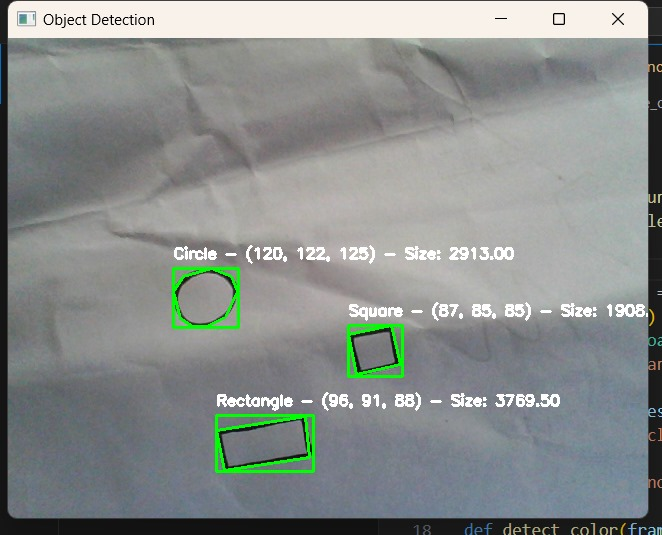
#> input picture discernshapetest.jpg, 662 x 535 px, given in place of the camera
$ python discerncode.py
#> lines starting #> are read from the running program, lines starting #| are printed output that depends on the picture; after the words box and inside, x2 and y2 are one past the last pixel; in counts of white or black regions, pixels touching at a corner belong together
import numpy as np
import cv2

# Define object-specific variables
dist = 0
focal = 450
pixels = 56.54
width = 2.8

# Basic constants for OpenCV functions
kern = np.ones((3, 3), 'uint8')
font = cv2.FONT_HERSHEY_SIMPLEX
org = (0, 20)
fontScale = 0.6
color = (0, 0, 255)
thickness = 2


# Function to find the distance from the camera
def get_dist(rectangle_params, image):
    # Unpack the tuple with two values
    (center, dimensions, angle) = rectangle_params
    # Find the number of pixels covered
    pixels = dimensions[0]
    # Calculate distance
    dist = (width * focal) / pixels

    # Create a black image for drawing text
    text_img = np.zeros_like(image)

    # Write on the black image with thicker lines to simulate bold
    text_img = cv2.putText(text_img, 'Distance from Camera in CM:', org, font,
       1, color, 2, cv2.LINE_AA)

    text_img = cv2.putText(text_img, f'{dist:.2f} cm', (110, 50), font,
       fontScale, color, 2, cv2.LINE_AA)

    # Add the text image to the main image
    image = cv2.addWeighted(image, 1, text_img, 1, 0)

    return image


def get_shape_contour(approx, vertices):
    num_vertices = len(approx)
    if num_vertices == 4:
        (x, y, w, h) = cv2.boundingRect(approx)
        ar = w / float(h)
        return "Square" if 0.85 <= ar <= 1.15 else "Rectangle"
    elif num_vertices > 7:
        return "Circle"
    else:
        return "Unknown"

def main():
    webcam = cv2.VideoCapture(0)
    cv2.namedWindow('Object Dist Measure', cv2.WINDOW_NORMAL)
    cv2.resizeWindow('Object Dist Measure', 700, 600)

    while True:
        ret, frame = webcam.read()
#> frame is the input picture: shape (535, 662, 3); mean B, G, R 140.7, 142.6, 137.9

        if not ret:
            break

        hsv_img = cv2.cvtColor(frame, cv2.COLOR_BGR2HSV)
#> hsv_img: shape (535, 662, 3); mean H, S, V 67.7, 20.1, 146.5

        # Predefined mask for blue color detection
        lower_blue = np.array([100, 100, 100])
        upper_blue = np.array([140, 255, 255])
        mask = cv2.inRange(hsv_img, lower_blue, upper_blue)
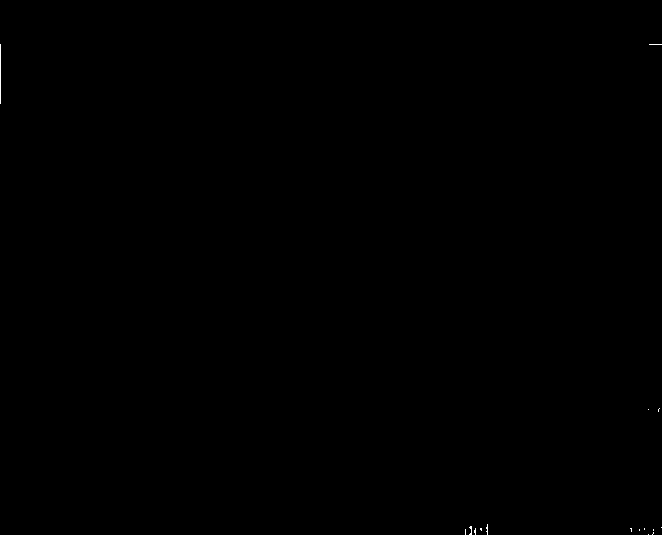
#> mask: shape (535, 662); 0.04% white in thin lines or dots

        # Remove Extra garbage from the image
        d_img = cv2.morphologyEx(mask, cv2.MORPH_OPEN, kern, iterations=5)
#> d_img: shape (535, 662); every value is 0

        # Find the histogram
        contours, _ = cv2.findContours(d_img, cv2.RETR_EXTERNAL, cv2.CHAIN_APPROX_SIMPLE)
#> contours = []
        contours = sorted(contours, key=cv2.contourArea, reverse=True)[:1]

        for cnt in contours:
            # Check for contour area
            if 100 < cv2.contourArea(cnt) < 306000:

                # Draw a rectangle on the contour
                rect = cv2.minAreaRect(cnt)
                box = cv2.boxPoints(rect)
                box = np.int0(box)
                cv2.drawContours(frame, [box], -1, (255, 0, 0), 3)

                frame = get_dist(rect, frame)
#> this loop made 0 passes

        hsvFrame = cv2.cvtColor(frame, cv2.COLOR_BGR2HSV)

        # Adjusted color ranges for red, green, and blue
        red_lower = np.array([0, 100, 100], np.uint8)
        red_upper = np.array([10, 255, 255], np.uint8)
        red_mask_1 = cv2.inRange(hsvFrame, red_lower, red_upper)
#> red_mask_1: shape (535, 662); 0.01% white in thin lines or dots, all inside (x1, y1, x2, y2) = (650, 363, 662, 487)

        red_lower = np.array([160, 100, 100], np.uint8)
        red_upper = np.array([180, 255, 255], np.uint8)
        red_mask_2 = cv2.inRange(hsvFrame, red_lower, red_upper)

        red_mask = cv2.bitwise_or(red_mask_1, red_mask_2)

        # Adjusted green and blue color ranges
        green_lower = np.array([40, 40, 40], np.uint8)
        green_upper = np.array([80, 255, 255], np.uint8)
        green_mask = cv2.inRange(hsvFrame, green_lower, green_upper)
#> green_mask: shape (535, 662); 2% white; 49 white regions (45 under 20 px), largest, box (x1, y1, x2, y2) and area: (213, 413, 317, 476) 3024, (171, 265, 241, 331) 2188, (345, 323, 405, 379) 1892, (22, 19, 27, 24) 20

        blue_lower = np.array([90, 40, 40], np.uint8)
        blue_upper = np.array([130, 255, 255], np.uint8)
        blue_mask = cv2.inRange(hsvFrame, blue_lower, blue_upper)
#> blue_mask: shape (535, 662); 7.1% white; 270 white regions (217 under 20 px), largest, box (x1, y1, x2, y2) and area: (138, 371, 656, 519) 20863, (101, 493, 141, 516) 340, (60, 489, 89, 514) 248

        kernal = np.ones((5, 5), "uint8")

        red_mask = cv2.dilate(red_mask, kernal)
#> red_mask: shape (535, 662); 0.06% white; 3 white regions, box (x1, y1, x2, y2) and area: (648, 478, 662, 489) 106, (658, 426, 662, 442) 60, (652, 361, 658, 371) 58
        res_red = cv2.bitwise_and(frame, frame, mask=red_mask)

        green_mask = cv2.dilate(green_mask, kernal)
#> green_mask: shape (535, 662); 3.4% white; 28 white regions (1 under 20 px), largest, box (x1, y1, x2, y2) and area: (211, 411, 319, 478) 4653, (169, 263, 243, 333) 3381, (343, 321, 407, 381) 2835
        res_green = cv2.bitwise_and(frame, frame, mask=green_mask)

        blue_mask = cv2.dilate(blue_mask, kernal)
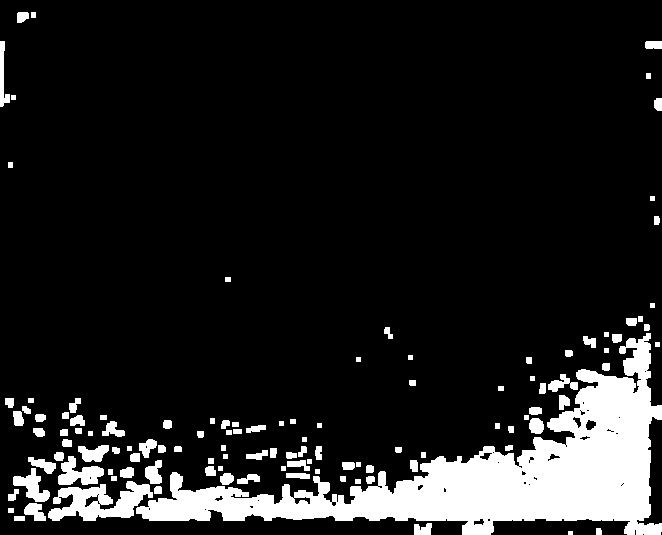
#> blue_mask: shape (535, 662); 12.2% white; 116 white regions, largest, box (x1, y1, x2, y2) and area: (136, 333, 662, 535) 31449, (48, 481, 153, 521) 2267, (58, 456, 104, 485) 752
        res_blue = cv2.bitwise_and(frame, frame, mask=blue_mask)
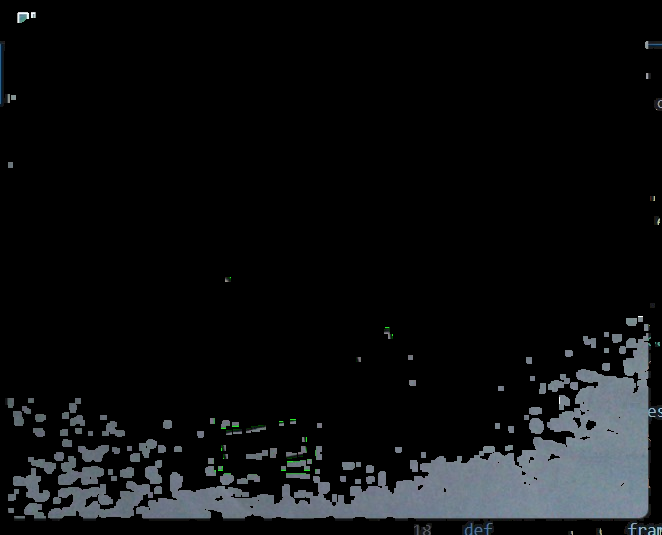
#> res_blue: shape (535, 662, 3); mean B, G, R 16, 14.8, 13.3

        gray = cv2.cvtColor(frame, cv2.COLOR_BGR2GRAY)
        blur = cv2.GaussianBlur(gray, (5, 5), 0)
        edges = cv2.Canny(blur, 50, 150)
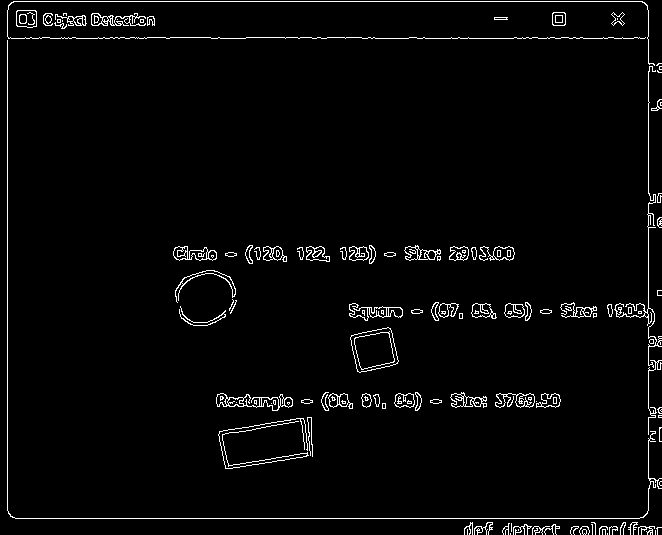
#> edges: shape (535, 662); 2.8% white in thin lines or dots

        contours, _ = cv2.findContours(edges, cv2.RETR_EXTERNAL, cv2.CHAIN_APPROX_SIMPLE)
#> contours = 111 contours, 63 with area under 20; largest, box (x1, y1, x2, y2) and area: (350, 327, 399, 373) 1572, (216, 393, 293, 411) 530, (173, 246, 217, 261) 390, (16, 10, 37, 28) 324, (404, 245, 441, 261) 317

        for cnt in contours:
            epsilon = 0.02 * cv2.arcLength(cnt, True)
            approx = cv2.approxPolyDP(cnt, epsilon, True)

            shape = get_shape_contour(approx, len(approx))
            size = cv2.contourArea(cnt)

            (x, y, w, h) = cv2.boundingRect(cnt)
            cv2.drawContours(frame, [approx], 0, (255, 255, 255), 2)  # Change color to white
            cv2.rectangle(frame, (x, y), (x + w, y + h), (255, 255, 255), 2)  # Change color to white

            cv2.putText(frame, f"{shape} - Size: {size:.2f} ", (x, y - 10),
                        cv2.FONT_HERSHEY_SIMPLEX, 0.5, (255, 255, 255), 2)
#> this loop made 111 passes
#> (epsilon, num_vertices in get_shape_contour, shape, size, x, y, w, h) on passes 4, 5, 8, 9, 10, 11, 12, 13, 14, 16, 17, 19: (0.497, 7, 'Unknown', 1, 602, 529, 4, 6), (0.33, 9, 'Circle', 17, 582, 529, 5, 6), (0.445, 7, 'Unknown', 1.5, 656, 527, 6, 8), (2.22, 15, 'Circle', 16.5, 638, 526, 17, 9), (1.14, 11, 'Circle', 4.5, 609, 526, 9, 9), (0.666, 9, 'Circle', 4, 599, 526, 9, 9), (0.944, 10, 'Circle', 2.5, 579, 526, 11, 9), (1.04, 11, 'Circle', 3.5, 570, 526, 9, 9), (1.93, 12, 'Circle', 8, 532, 526, 18, 9), (1.59, 14, 'Circle', 15.5, 544, 524, 16, 11), (2.33, 13, 'Circle', 17, 513, 524, 19, 11), (1.22, 11, 'Circle', 3.5, 502, 523, 8, 12)
#> (epsilon, approx, num_vertices in get_shape_contour, x, y, w, h, ar in get_shape_contour) on passes 15, 30, 32, 49, 51, 52: (0.428, [[591, 524], [592, 525], [592, 534], [592, 524]], 4, 591, 524, 2, 11, 0.182), (0.113, [[661, 409], [660, 410], [661, 411], [660, 410]], 4, 660, 409, 2, 3, 0.667), (0.32, [[382, 403], [382, 408], [385, 408], [385, 403]], 4, 382, 403, 4, 6, 0.667), (3.3, [[390, 328], [351, 335], [357, 371], [397, 363]], 4, 350, 327, 49, 46, 1.07), (0.32, [[459, 313], [459, 318], [462, 318], [462, 313]], 4, 459, 313, 4, 6, 0.667), (0.2, [[638, 311], [638, 313], [641, 313], [641, 311]], 4, 638, 311, 4, 3, 1.33)
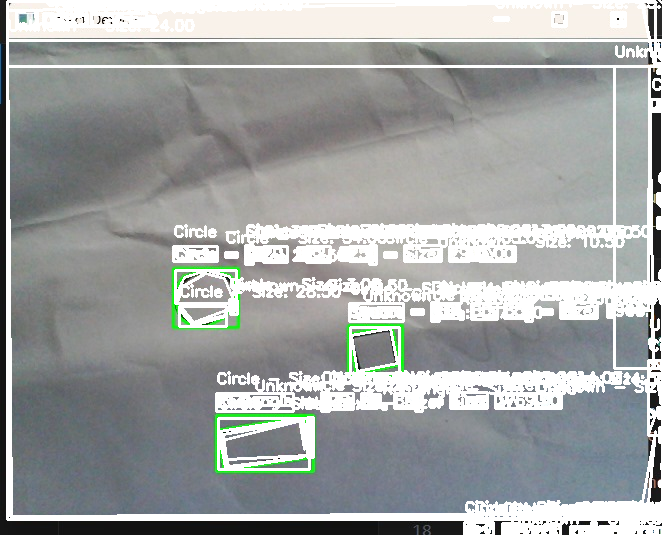
#> frame: shape (535, 662, 3); 19.18% of pixels changed, all inside (x1, y1, x2, y2) = (6, 0, 662, 535)

        # Color detection code
        contours, hierarchy = cv2.findContours(red_mask, cv2.RETR_TREE, cv2.CHAIN_APPROX_SIMPLE)
#> contours = 3 contours; box (x1, y1, x2, y2) and area: (648, 478, 662, 489) 84, (652, 361, 658, 371) 44, (658, 426, 662, 442) 42

        for pic, contour in enumerate(contours):
            area = cv2.contourArea(contour)
            if area > 300:
                x, y, w, h = cv2.boundingRect(contour)
                frame = cv2.rectangle(frame, (x, y), (x + w, y + h), (0, 0, 255), 2)

                cv2.putText(frame, "Red Colour", (x, y), cv2.FONT_HERSHEY_SIMPLEX, 1.0, (0, 0, 255))
#> this loop made 3 passes
#> area on passes 1 to 3: 84.5, 42, 43.5

        contours, hierarchy = cv2.findContours(green_mask, cv2.RETR_TREE, cv2.CHAIN_APPROX_SIMPLE)
#> contours = 34 contours, 9 with area under 20; largest, box (x1, y1, x2, y2) and area: (211, 411, 319, 478) 6949, (169, 263, 243, 333) 5024, (343, 321, 407, 381) 3710, (222, 422, 304, 466) 2482, (179, 274, 232, 322) 1831

        for pic, contour in enumerate(contours):
            area = cv2.contourArea(contour)
            if area > 300:
                x, y, w, h = cv2.boundingRect(contour)
                frame = cv2.rectangle(frame, (x, y), (x + w, y + h), (0, 255, 0), 2)

                cv2.putText(frame, "Green Colour", (x, y), cv2.FONT_HERSHEY_SIMPLEX, 1.0, (0, 255, 0))
#> this loop made 34 passes
#> (area, x, y, w, h) on passes 14, 16, 23, 24, 26, 28: (6949, 211, 411, 108, 67), (2481.5, 222, 422, 82, 44), (3710, 343, 321, 64, 60), (1058, 353, 331, 43, 37), (5024, 169, 263, 74, 70), (1831, 179, 274, 53, 48)
#> area on passes 2, 3, 4, 8, 10, 15: 22.5, 22.5, 45, 75, 61, 75.5
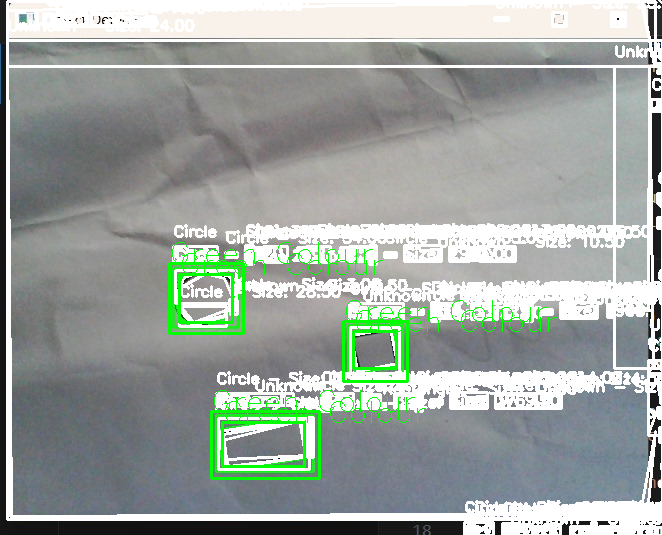
#> frame: shape (535, 662, 3); 1.88% of pixels changed, all inside (x1, y1, x2, y2) = (168, 242, 557, 480)

        contours, hierarchy = cv2.findContours(blue_mask, cv2.RETR_TREE, cv2.CHAIN_APPROX_SIMPLE)
#> contours = 160 contours, 55 with area under 20; largest, box (x1, y1, x2, y2) and area: (136, 333, 662, 535) 30828, (48, 481, 153, 521) 2138, (58, 456, 104, 485) 673, (13, 468, 50, 502) 506, (78, 445, 109, 462) 312

        for pic, contour in enumerate(contours):
            area = cv2.contourArea(contour)
            if area > 300:
                x, y, w, h = cv2.boundingRect(contour)
                frame = cv2.rectangle(frame, (x, y), (x + w, y + h), (255, 0, 0), 2)

                cv2.putText(frame, "Blue Colour", (x, y), cv2.FONT_HERSHEY_SIMPLEX, 1.0, (255, 0, 0))
#> this loop made 160 passes
#> (area, x, y, w, h) on passes 9, 22, 36, 54, 104: (2138, 48, 481, 105, 40), (506.5, 13, 468, 37, 34), (673, 58, 456, 46, 29), (311.5, 78, 445, 31, 17), (30828, 136, 333, 526, 202)
#> area on passes 2, 3, 6, 7, 8, 11: 28.5, 141, 224, 58.5, 46.5, 92
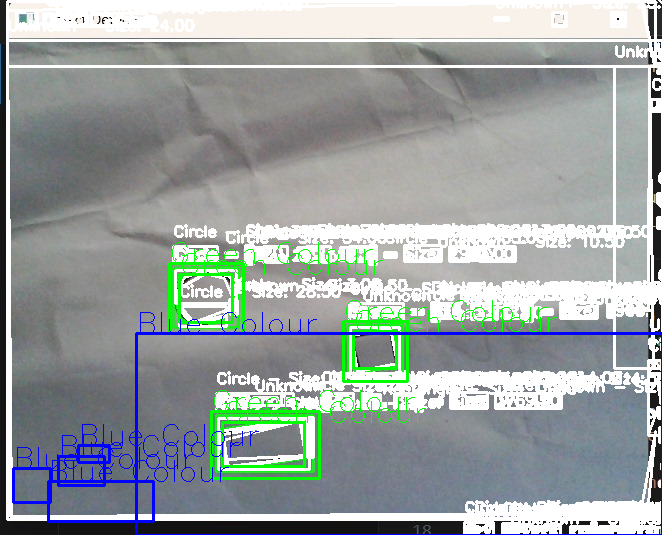
#> frame: shape (535, 662, 3); 1.83% of pixels changed, all inside (x1, y1, x2, y2) = (12, 312, 662, 535)

        # Program Termination
        cv2.imshow("Object Detection", frame)

        if cv2.waitKey(1) & 0xFF == 27:  # Press 'Esc' to exit
#> (key Esc is pressed here)
            break

    webcam.release()
    cv2.destroyAllWindows()

if __name__ == "__main__":
    main()
